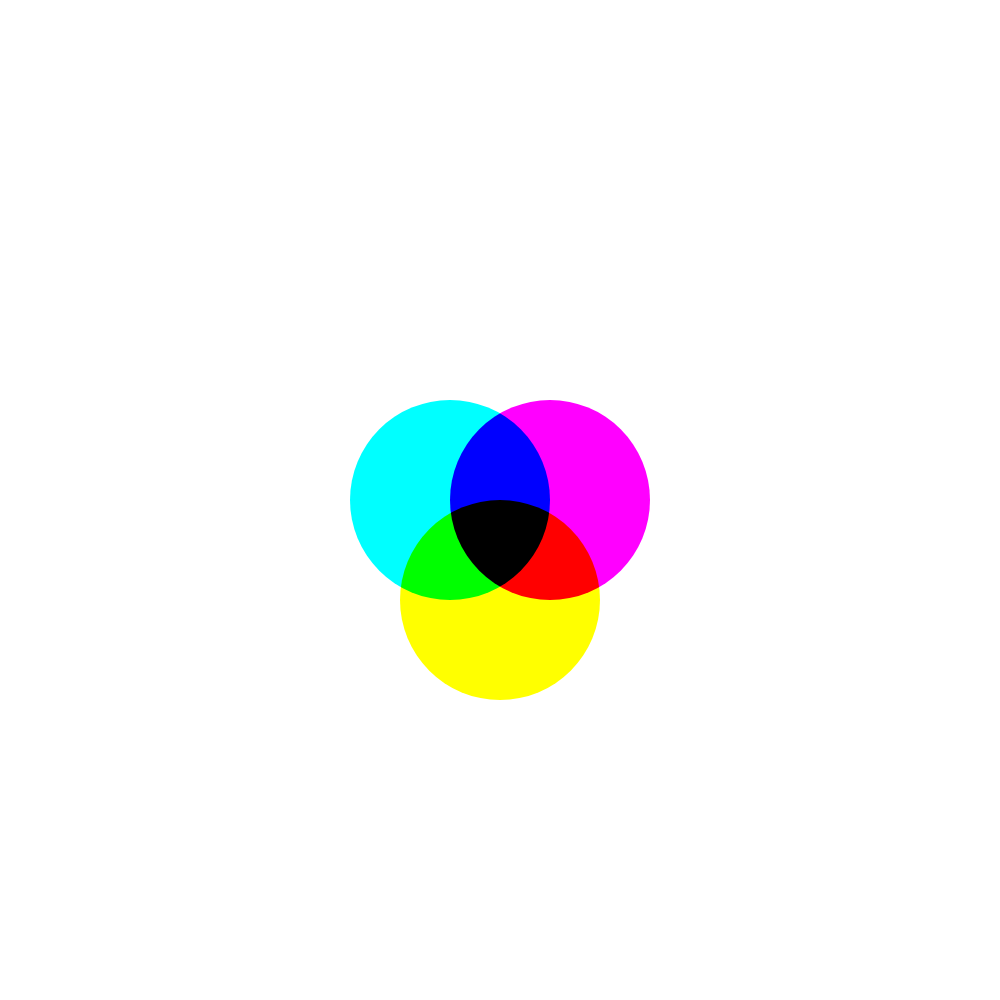
Frame 1 (no input)
Frame 60 (no input): identical to frame 1, image omitted
Frame 120 (the mouse pressed at the canvas centre since frame 60): identical to frame 1, image omitted

The p5.js sketch that drew this single still picture (run headless with seeded random() and noise() and a simulated clock; from frame 60 on, the mouse is pressed at the canvas centre):

// p5.js sketch
// ── sketch.js
function setup(){
  createCanvas(1000, 1000); 
  blendMode(MULTIPLY); 
}

function draw(){
  clear();
  background(255); 
  noStroke();

  let r = 100; 
  let opacity = 255; 
  let c = 'cyan'; 
  let m = 'magenta'; 
  let y = 'yellow'; 
  fill(red(c), green(c), blue(c), opacity);
  ellipse(width/2-r/2, height/2, r*2); 

  fill(red(m), green(m), blue(m), opacity);
  ellipse(width/2+r/2, height/2, r*2); 

  fill(red(y), green(y), blue(y), opacity);
  ellipse(width/2, height/2+r, r*2); 
}
